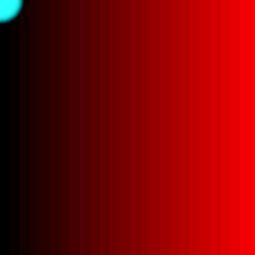
Frame 1 (no input)
Frame 60 (the mouse pressed at the canvas centre just before this capture): identical to frame 1, image omitted
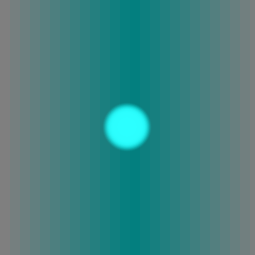
Frame 120 (the mouse held since frame 60 and released just before this capture)

The Processing sketch that drew these frames (run headless with seeded random() and noise(); from frame 60 on, the mouse is pressed at the canvas centre):

// Processing sketch: processing_11528
// ── processing_11528.pde

int[] xpos= new int[50];
int[] ypos= new int[50];



void setup() {
  for (int i=0; i<xpos.length; i++) {
    xpos[i]=0;
    ypos[i]=0;
  }
  size(255,255);
  smooth();
}
void draw() {
background(0);

// Start with i as 0
int i = 0;
int j = 0;
// While i is less than the width of the window
while (i < width) {
noStroke();
float distance = abs(mouseX - i);
fill(distance,mouseY,mouseX);
rect(i,0,10,height);
// Increase i by 10
i += 10;
}
xpos[xpos.length-1] = mouseX;
  ypos[ypos.length-1] = mouseY;
   for (int k=0; k<xpos.length-1; k++) {
    xpos[k]=xpos[k+1];
    ypos[k]=ypos[k+1];
  }
  
  //Draw an ellipse for each element in the array
  //Color and size are tied to the loop's counter: i
  for (int k=0; k<xpos.length; k++) {
    noStroke();
    fill(255-k*5,255,255,255-k*5);
    ellipse(xpos[k],ypos[k],k,k);
  }

}
